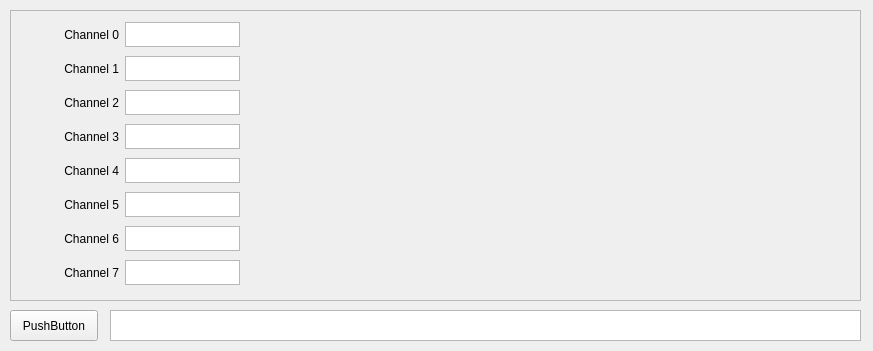
<?xml version="1.0" encoding="UTF-8"?>
<ui version="4.0">
 <class>Frame</class>
 <widget class="QFrame" name="Frame">
  <property name="geometry">
   <rect>
    <x>0</x>
    <y>0</y>
    <width>873</width>
    <height>351</height>
   </rect>
  </property>
  <property name="windowTitle">
   <string>Frame</string>
  </property>
  <widget class="QWidget" name="horizontalLayoutWidget">
   <property name="geometry">
    <rect>
     <x>10</x>
     <y>10</y>
     <width>851</width>
     <height>291</height>
    </rect>
   </property>
   <layout class="QHBoxLayout" name="horizontalLayout">
    <item>
     <widget class="QFrame" name="frameSlot_0">
      <property name="frameShape">
       <enum>QFrame::StyledPanel</enum>
      </property>
      <property name="frameShadow">
       <enum>QFrame::Raised</enum>
      </property>
      <widget class="QWidget" name="formLayoutWidget">
       <property name="geometry">
        <rect>
         <x>9</x>
         <y>9</y>
         <width>221</width>
         <height>275</height>
        </rect>
       </property>
       <layout class="QFormLayout" name="formLayout">
        <item row="0" column="0">
         <widget class="QLabel" name="label_0">
          <property name="sizePolicy">
           <sizepolicy hsizetype="Fixed" vsizetype="Fixed">
            <horstretch>0</horstretch>
            <verstretch>0</verstretch>
           </sizepolicy>
          </property>
          <property name="minimumSize">
           <size>
            <width>100</width>
            <height>25</height>
           </size>
          </property>
          <property name="maximumSize">
           <size>
            <width>100</width>
            <height>25</height>
           </size>
          </property>
          <property name="text">
           <string>Channel 0</string>
          </property>
          <property name="alignment">
           <set>Qt::AlignRight|Qt::AlignTrailing|Qt::AlignVCenter</set>
          </property>
         </widget>
        </item>
        <item row="0" column="1">
         <widget class="QPlainTextEdit" name="txtChannel_0">
          <property name="minimumSize">
           <size>
            <width>0</width>
            <height>25</height>
           </size>
          </property>
          <property name="maximumSize">
           <size>
            <width>150</width>
            <height>25</height>
           </size>
          </property>
         </widget>
        </item>
        <item row="1" column="0">
         <widget class="QLabel" name="label_1">
          <property name="sizePolicy">
           <sizepolicy hsizetype="Fixed" vsizetype="Fixed">
            <horstretch>0</horstretch>
            <verstretch>0</verstretch>
           </sizepolicy>
          </property>
          <property name="minimumSize">
           <size>
            <width>100</width>
            <height>25</height>
           </size>
          </property>
          <property name="maximumSize">
           <size>
            <width>100</width>
            <height>25</height>
           </size>
          </property>
          <property name="text">
           <string>Channel 1</string>
          </property>
          <property name="alignment">
           <set>Qt::AlignRight|Qt::AlignTrailing|Qt::AlignVCenter</set>
          </property>
         </widget>
        </item>
        <item row="2" column="0">
         <widget class="QLabel" name="label_2">
          <property name="sizePolicy">
           <sizepolicy hsizetype="Fixed" vsizetype="Fixed">
            <horstretch>0</horstretch>
            <verstretch>0</verstretch>
           </sizepolicy>
          </property>
          <property name="minimumSize">
           <size>
            <width>100</width>
            <height>25</height>
           </size>
          </property>
          <property name="maximumSize">
           <size>
            <width>100</width>
            <height>25</height>
           </size>
          </property>
          <property name="text">
           <string>Channel 2</string>
          </property>
          <property name="alignment">
           <set>Qt::AlignRight|Qt::AlignTrailing|Qt::AlignVCenter</set>
          </property>
         </widget>
        </item>
        <item row="3" column="0">
         <widget class="QLabel" name="label_3">
          <property name="sizePolicy">
           <sizepolicy hsizetype="Fixed" vsizetype="Fixed">
            <horstretch>0</horstretch>
            <verstretch>0</verstretch>
           </sizepolicy>
          </property>
          <property name="minimumSize">
           <size>
            <width>100</width>
            <height>25</height>
           </size>
          </property>
          <property name="maximumSize">
           <size>
            <width>100</width>
            <height>25</height>
           </size>
          </property>
          <property name="text">
           <string>Channel 3</string>
          </property>
          <property name="alignment">
           <set>Qt::AlignRight|Qt::AlignTrailing|Qt::AlignVCenter</set>
          </property>
         </widget>
        </item>
        <item row="4" column="0">
         <widget class="QLabel" name="label_4">
          <property name="sizePolicy">
           <sizepolicy hsizetype="Fixed" vsizetype="Fixed">
            <horstretch>0</horstretch>
            <verstretch>0</verstretch>
           </sizepolicy>
          </property>
          <property name="minimumSize">
           <size>
            <width>100</width>
            <height>25</height>
           </size>
          </property>
          <property name="maximumSize">
           <size>
            <width>100</width>
            <height>25</height>
           </size>
          </property>
          <property name="text">
           <string>Channel 4</string>
          </property>
          <property name="alignment">
           <set>Qt::AlignRight|Qt::AlignTrailing|Qt::AlignVCenter</set>
          </property>
         </widget>
        </item>
        <item row="5" column="0">
         <widget class="QLabel" name="label_5">
          <property name="sizePolicy">
           <sizepolicy hsizetype="Fixed" vsizetype="Fixed">
            <horstretch>0</horstretch>
            <verstretch>0</verstretch>
           </sizepolicy>
          </property>
          <property name="minimumSize">
           <size>
            <width>100</width>
            <height>25</height>
           </size>
          </property>
          <property name="maximumSize">
           <size>
            <width>100</width>
            <height>25</height>
           </size>
          </property>
          <property name="text">
           <string>Channel 5</string>
          </property>
          <property name="alignment">
           <set>Qt::AlignRight|Qt::AlignTrailing|Qt::AlignVCenter</set>
          </property>
         </widget>
        </item>
        <item row="6" column="0">
         <widget class="QLabel" name="label_6">
          <property name="sizePolicy">
           <sizepolicy hsizetype="Fixed" vsizetype="Fixed">
            <horstretch>0</horstretch>
            <verstretch>0</verstretch>
           </sizepolicy>
          </property>
          <property name="minimumSize">
           <size>
            <width>100</width>
            <height>25</height>
           </size>
          </property>
          <property name="maximumSize">
           <size>
            <width>100</width>
            <height>25</height>
           </size>
          </property>
          <property name="text">
           <string>Channel 6</string>
          </property>
          <property name="alignment">
           <set>Qt::AlignRight|Qt::AlignTrailing|Qt::AlignVCenter</set>
          </property>
         </widget>
        </item>
        <item row="7" column="0">
         <widget class="QLabel" name="label_7">
          <property name="sizePolicy">
           <sizepolicy hsizetype="Fixed" vsizetype="Fixed">
            <horstretch>0</horstretch>
            <verstretch>0</verstretch>
           </sizepolicy>
          </property>
          <property name="minimumSize">
           <size>
            <width>100</width>
            <height>25</height>
           </size>
          </property>
          <property name="maximumSize">
           <size>
            <width>100</width>
            <height>25</height>
           </size>
          </property>
          <property name="text">
           <string>Channel 7</string>
          </property>
          <property name="alignment">
           <set>Qt::AlignRight|Qt::AlignTrailing|Qt::AlignVCenter</set>
          </property>
         </widget>
        </item>
        <item row="1" column="1">
         <widget class="QPlainTextEdit" name="txtChannel_1">
          <property name="minimumSize">
           <size>
            <width>0</width>
            <height>25</height>
           </size>
          </property>
          <property name="maximumSize">
           <size>
            <width>150</width>
            <height>25</height>
           </size>
          </property>
         </widget>
        </item>
        <item row="2" column="1">
         <widget class="QPlainTextEdit" name="txtChannel_2">
          <property name="minimumSize">
           <size>
            <width>0</width>
            <height>25</height>
           </size>
          </property>
          <property name="maximumSize">
           <size>
            <width>150</width>
            <height>25</height>
           </size>
          </property>
         </widget>
        </item>
        <item row="3" column="1">
         <widget class="QPlainTextEdit" name="txtChannel_3">
          <property name="minimumSize">
           <size>
            <width>0</width>
            <height>25</height>
           </size>
          </property>
          <property name="maximumSize">
           <size>
            <width>150</width>
            <height>25</height>
           </size>
          </property>
         </widget>
        </item>
        <item row="4" column="1">
         <widget class="QPlainTextEdit" name="txtChannel_4">
          <property name="minimumSize">
           <size>
            <width>0</width>
            <height>25</height>
           </size>
          </property>
          <property name="maximumSize">
           <size>
            <width>150</width>
            <height>25</height>
           </size>
          </property>
         </widget>
        </item>
        <item row="5" column="1">
         <widget class="QPlainTextEdit" name="txtChannel_5">
          <property name="minimumSize">
           <size>
            <width>0</width>
            <height>25</height>
           </size>
          </property>
          <property name="maximumSize">
           <size>
            <width>150</width>
            <height>25</height>
           </size>
          </property>
         </widget>
        </item>
        <item row="6" column="1">
         <widget class="QPlainTextEdit" name="txtChannel_6">
          <property name="minimumSize">
           <size>
            <width>0</width>
            <height>25</height>
           </size>
          </property>
          <property name="maximumSize">
           <size>
            <width>150</width>
            <height>25</height>
           </size>
          </property>
         </widget>
        </item>
        <item row="7" column="1">
         <widget class="QPlainTextEdit" name="txtChannel_7">
          <property name="minimumSize">
           <size>
            <width>0</width>
            <height>25</height>
           </size>
          </property>
          <property name="maximumSize">
           <size>
            <width>150</width>
            <height>25</height>
           </size>
          </property>
         </widget>
        </item>
       </layout>
      </widget>
     </widget>
    </item>
   </layout>
  </widget>
  <widget class="QPlainTextEdit" name="txtTemp">
   <property name="geometry">
    <rect>
     <x>110</x>
     <y>310</y>
     <width>751</width>
     <height>31</height>
    </rect>
   </property>
  </widget>
  <widget class="QPushButton" name="btnTemp">
   <property name="geometry">
    <rect>
     <x>10</x>
     <y>310</y>
     <width>88</width>
     <height>31</height>
    </rect>
   </property>
   <property name="text">
    <string>PushButton</string>
   </property>
  </widget>
 </widget>
 <resources/>
 <connections/>
</ui>
